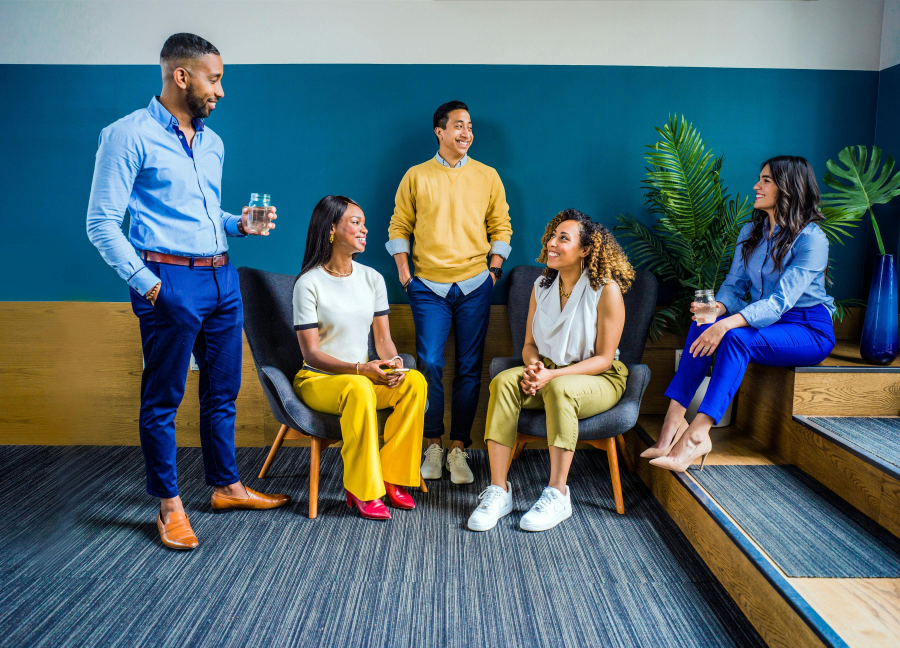
#> input picture Images/imagen2.jpg, 3600 x 2591 px, given in place of person.png, which was not available (shown at 1/4 size)
$ jupyter execute --allow-errors Lab3.ipynb   (text cells are left out)
#> lines starting #> are read from the running program, lines starting #| are printed output that depends on the picture; after the words box and inside, x2 and y2 are one past the last pixel; in counts of white or black regions, pixels touching at a corner belong together; pictures that were not available may be replaced by others from this repository, and a replacement may not be noted
[cell 1]
import cv2
import numpy as np
import matplotlib.pyplot as plt
from skimage.color import rgb2gray
from scipy.signal import correlate2d

[cell 2]
def preprocess_image(image, k=1):
    """
    Carga y preprocesa una imagen desde la ruta especificada.
    La imagen se convierte a escala de grises y se redimensiona a un tamaño específico.
    El tamaño de la imagen resultante es (128k, 64k) donde k es un factor de escala.

    Args:
        image (numpy.ndarray): Imagen de entrada en formato RGB.
        k (int): Factor de escala para redimensionar la imagen. Por defecto es 1.

    Returns:
        numpy.ndarray: Imagen preprocesada en formato float32.
    """
    # Verificar que k sea válido
    if k < 1:
        raise ValueError("k debe ser mayor o igual a 1")

    # Convertir a escala de grises
    gray_image = rgb2gray(image)  # devuelve una imagen en float64 [0, 1]

    # Redimensionar la imagen al tamaño (128k, 64k)
    new_size = (64 * k, 128 * k)  # (ancho, alto)
    resized_image = cv2.resize(gray_image, new_size, interpolation=cv2.INTER_AREA) # Cambiar el orden a (alto, ancho)

    # Convertir a float32 si se desea trabajar en precisión simple
    return resized_image.astype(np.float32)

[cell 3]
image = cv2.imread("Images/person.png") # Cargar la imagen
#> image is the input picture: shape (2591, 3600, 3); mean B, G, R 111.4, 105.5, 84.8

k = 1  # Factor de escala

processed = preprocess_image(image, k) # Preprocesar la imagen
#> in preprocess_image, `gray_image = rgb2gray(image)`:
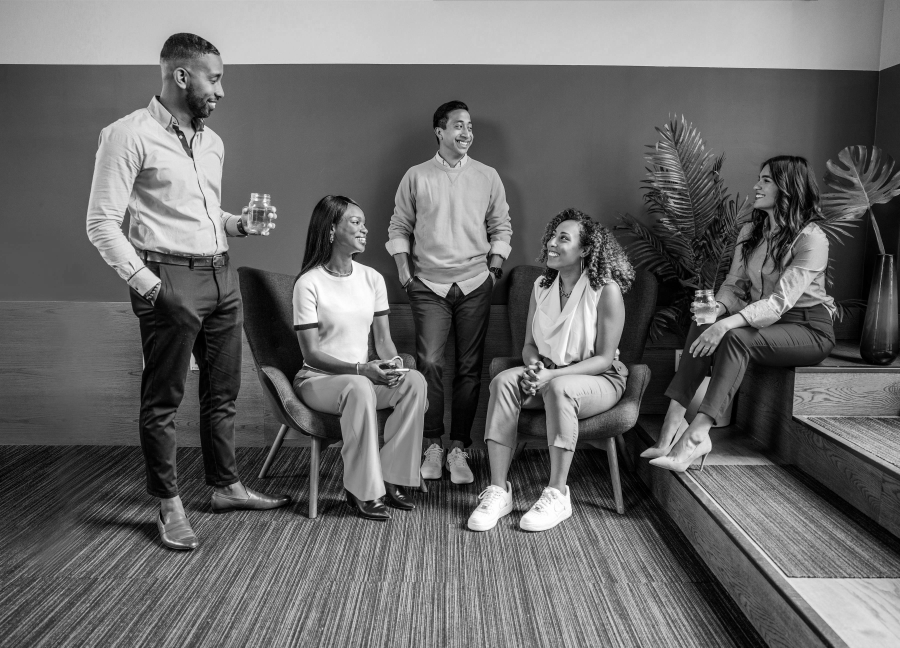
#> gray_image: shape (2591, 3600) float64 (shown at 1/4 size); min 0, max 1, mean 0.413

# Mostrar la imagen original y la preprocesada
plt.figure(figsize=(10, 4))

# Mostrar la imagen original
plt.subplot(1, 2, 1)
plt.title('Imagen Original')
plt.imshow(image)
plt.axis('off')

# Mostrar la imagen preprocesada
plt.subplot(1, 2, 2)
plt.title(f'Preprocesada (128k x 64k)\nk = {k}')
plt.imshow(processed, cmap='gray')
plt.axis('off')

# Ajustar el espaciado entre subgráficas
plt.tight_layout()
plt.show()
#> figure, not shown here; B, G, R data is drawn as R, G, B

print(f"Imagen preprocesada de tamaño: {processed.shape}")
#| Imagen preprocesada de tamaño: (128, 64)

[cell 4]
def compute_gradient(I, sobel=True):
    """
    Calcula la magnitud y ángulo del gradiente de una imagen en escala de grises.
    Utiliza filtros de Sobel o Prewitt según lo especificado.

    Args:
        I (numpy.ndarray): Imagen en escala de grises (float32 o float64).
        sobel (bool): True para usar Sobel, False para usar Prewitt.

    Returns:
        tuple: (magnitud mu, ángulo theta) ambos del mismo tamaño que I.
    """
    # Seleccionar el filtro según el parámetro 'sobel'
    if sobel:
        # Filtros de Sobel
        kernel_x = np.array([[-1, -2, -1],
                             [ 0,  0,  0],
                             [ 1,  2,  1]])
        kernel_y = np.array([[-1, 0, 1],
                             [-2, 0, 2],
                             [-1, 0, 1]])
    else:
        # Filtros de Prewitt
        kernel_x = np.array([[-1, -1, -1],
                             [ 0,  0,  0],
                             [ 1,  1,  1]])
        kernel_y = np.array([[-1, 0, 1],
                             [-1, 0, 1],
                             [-1, 0, 1]])

    # Correlaciones con padding para mantener el tamaño
    Gx = correlate2d(I, kernel_x, mode='same', boundary='symm')
    Gy = correlate2d(I, kernel_y, mode='same', boundary='symm')

    # Magnitud del gradiente
    mu = np.sqrt(Gx ** 2 + Gy ** 2)

    # Ángulo en grados, normalizado a [0, 180)
    theta = np.arctan2(-Gy, Gx) * (180.0 / np.pi)
    theta = np.mod(theta, 180.0)

    # Retornar magnitud y ángulo como float32
    return mu.astype(np.float32), theta.astype(np.float32)

[cell 5]
# Obtener la imagen preprocesada en escala de grises
gray_image = preprocess_image(image, k=k)

# Aplicar suavizado a la imagen para reducir ruido antes del gradiente
gray_image = cv2.GaussianBlur(gray_image, (3, 3), sigmaX=1)
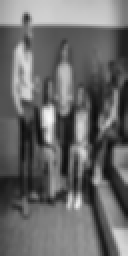
#> gray_image: shape (128, 64) float32 (shown 2 times larger); min 0.0481, max 0.973, mean 0.413

# Calcular gradientes
mu, theta = compute_gradient(gray_image, sobel=True)
#> in compute_gradient, `Gx = correlate2d(I, kernel_x, mode='same', boundary='symm')`:
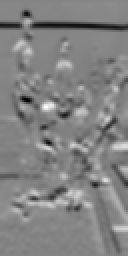
#> Gx: shape (128, 64) float64 (shown 2 times larger); min -1.57, max 1.46, mean -0.0152; drawn with min black and max white
#> in compute_gradient, `Gy = correlate2d(I, kernel_y, mode='same', boundary='symm')`:
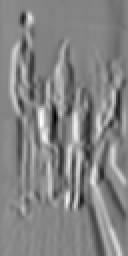
#> Gy: shape (128, 64) float64 (shown 2 times larger); min -2.31, max 2.14, mean 0.00199; drawn with min black and max white
#> in compute_gradient, `mu = np.sqrt(Gx ** 2 + Gy ** 2)`:
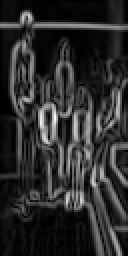
#> mu: shape (128, 64) float64 (shown 2 times larger); min 0.000928, max 2.31, mean 0.411; drawn with min black and max white
#> in compute_gradient, `theta = np.arctan2(-Gy, Gx) * (180.0 / np.pi)`:
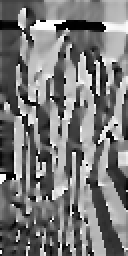
#> theta: shape (128, 64) float64 (shown 2 times larger); min -180, max 179.9, mean -9; drawn with min black and max white
#> in compute_gradient, `theta = np.mod(theta, 180.0)`:
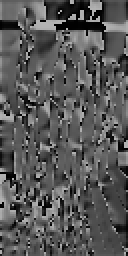
#> theta: shape (128, 64) float64 (shown 2 times larger); min 0.0195, max 179.9, mean 87.6

# Mostrar la magnitud del gradiente
plt.figure(figsize=(10, 4))
plt.subplot(1, 2, 1)
plt.title("Magnitud del Gradiente (μ)")
plt.imshow(mu, cmap='gray')
plt.axis('off')

# Mostrar el ángulo del gradiente
plt.subplot(1, 2, 2)
plt.title("Ángulo del Gradiente (θ)")
plt.imshow(theta, cmap='hsv')
plt.axis('off')
plt.show()

# Confirmar tamaños
print("mu shape:", mu.shape)
#| mu shape: (128, 64)
print("theta shape:", theta.shape)
#| theta shape: (128, 64)

[cell 6]
def extract_blocks(mu, theta, block_size=8, stride=None):
    """
    Construye un stack de bloques (mu y theta) a partir de las matrices de gradiente.

    Args:
        mu (ndarray): Matriz de magnitud del gradiente (shape: H x W).
        theta (ndarray): Matriz de ángulo del gradiente (shape: H x W).
        block_size (int): Tamaño del bloque cuadrado (debe ser múltiplo de 4).
        stride (int): Desplazamiento entre bloques. Si es None, se calcula como block_size // 2.

    Returns:
        tuple: (stack_mu, stack_theta, M, N) donde:
            - stack_mu: Stack de bloques de magnitud del gradiente.
            - stack_theta: Stack de bloques de ángulo del gradiente.
            - M: Número de bloques en la dirección vertical.
            - N: Número de bloques en la dirección horizontal.
    """
    # Verificar que el tamaño del bloque sea múltiplo de 4

    if block_size % 4 != 0:
        raise ValueError("El tamaño del bloque debe ser múltiplo de 4")

    # Obtener dimensiones de la imagen
    H, W = mu.shape

    # Verificar si se da el stride, si no se da, se calcula como block_size // 2
    if stride is None:
        stride = block_size // 2 # Desplazamiento por defecto
        M = (H // stride) - 1
        N = (W // stride) - 1
    else:
        # Si se da el stride, se calcula M y N
        # M y N son el número de bloques en la dirección vertical y horizontal respectivamente
        M = (H - block_size) // stride + 1
        N = (W - block_size) // stride + 1

    # Inicializar stacks para mu y theta
    # El tamaño de stack_mu y stack_theta es (M*N, block_size, block_size)
    stack_mu = np.zeros((M * N, block_size, block_size), dtype=np.float32)
    stack_theta = np.zeros_like(stack_mu)

    # Extraer bloques de mu y theta
    index = 0
    for i in range(M):
        for j in range(N):
            # Calcular el índice de inicio para el bloque actual
            # stride es el desplazamiento entre bloques
            start_i = i * stride
            start_j = j * stride

            # Calcular el bloque de mu y theta
            block_mu = mu[start_i:start_i + block_size, start_j:start_j + block_size]
            block_theta = theta[start_i:start_i + block_size, start_j:start_j + block_size]

            # Verificar que el bloque tenga el tamaño correcto
            # Si el bloque tiene el tamaño correcto, se agrega al stack
            if block_mu.shape == (block_size, block_size):
                stack_mu[index] = block_mu
                stack_theta[index] = block_theta
                index += 1
            # Si no tiene el tamaño exacto, se ignora el bloque

    # Retornar los stacks de bloques
    return stack_mu, stack_theta, M, N

[cell 7]
block_size = 8 # Tamaño del bloque
stack_mu, stack_theta, M, N = extract_blocks(mu, theta, block_size=block_size, stride=block_size) # Extraer bloques
#> after the loop in extract_blocks, `for i in range(M):`: index = 128
#> M = 16; N = 8

# Mostrar el tamaño de los stacks
print("Shape de stack_mu:", stack_mu.shape)
#| Shape de stack_mu: (128, 8, 8)
print("Shape de stack_theta:", stack_theta.shape)
#| Shape de stack_theta: (128, 8, 8)

[cell 8]
def compute_histograms(stack_mu, stack_theta, n_bins=9, epsilon=1e-6):
    """
    Calcula el histograma de orientaciones para cada bloque usando interpolación bilineal.

    Args:
        stack_mu (ndarray): Magnitudes por bloque, shape (MN, block_size, block_size)
        stack_theta (ndarray): Ángulos por bloque, shape (MN, block_size, block_size)
        n_bins (int): Número de bines del histograma (e.g. 9)
        epsilon (float): Valor pequeño para evitar división por cero al normalizar

    Returns:
        H_out (ndarray): Histograma normalizado por bloque, shape (MN, n_bins)
    """
    # Obtener dimensiones de los stacks
    MN, H, W = stack_mu.shape

    # Obtener el ancho de los bines y los centros de los bines
    bin_width = 180 / n_bins
    bin_centers = np.linspace(bin_width / 2, 180 - bin_width / 2, n_bins)

    # Inicializar el histograma de salida
    H_out = np.zeros((MN, n_bins), dtype=np.float32)

    # Recorrer cada bloque y calcular el histograma
    for idx in range(MN):
        # Inicializar el histograma para el bloque actual
        hist = np.zeros(n_bins, dtype=np.float32)

        # Obtener el bloque de magnitudes y ángulos
        for i in range(H):
            for j in range(W):
                theta = stack_theta[idx, i, j]
                mu = stack_mu[idx, i, j]

                # Encontrar los dos bines más cercanos
                bin_index = theta / bin_width
                b1 = int(np.floor(bin_index)) % n_bins
                b2 = (b1 + 1) % n_bins

                # Centros de bines b1 y b2
                b1_center = bin_centers[b1]
                b2_center = bin_centers[b2]

                # Calcular pesos (interpolación lineal)
                w1 = abs(b2_center - theta) / bin_width
                w2 = abs(theta - b1_center) / bin_width
                w_sum = w1 + w2

                # Normalizar pesos
                if w_sum > 0:
                    w1 /= w_sum
                    w2 /= w_sum

                # Acumular votos
                hist[b1] += w1 * mu
                hist[b2] += w2 * mu

        # Normalización L2 (Euclideana)
        norm = np.sqrt(np.sum(hist ** 2) + epsilon)
        hist /= norm

        # Agregar el histograma normalizado al resultado
        H_out[idx] = hist

    return H_out

[cell 9]
# Obtener el histograma de orientaciones para cada bloque
H = compute_histograms(stack_mu, stack_theta, n_bins=9)

# Mostrar el tamaño del histograma final
print("Shape del histograma final:", H.shape)  # (MN, n)
#| Shape del histograma final: (128, 9)

[cell 10]
def draw_block_histogram(hist, block_size=8, n_bins=9):
    """
    Dibuja una imagen visual de tamaño block_size x block_size para un histograma de gradientes.
    Las líneas se escalan proporcionalmente a la magnitud del bin (sin threshold agresivo).

    Args:
        hist (ndarray): Histograma de tamaño (n_bins,)
        block_size (int): Tamaño del bloque (e.g. 8)
        n_bins (int): Número de bines

    Returns:
        image (ndarray): Imagen 2D en escala de grises del bloque visual
    """
    bin_width = 180 / n_bins
    center = block_size // 2
    max_len = block_size // 2 - 1  # longitud máxima de línea

    image = np.zeros((block_size, block_size), dtype=np.float32)

    for i in range(n_bins):
        if hist[i] < 0.05:
            continue
        angle = np.deg2rad(i * bin_width + bin_width / 2)

        # Escalar la longitud según la magnitud del histograma
        length = hist[i] * max_len
        dx = np.cos(angle) * length
        dy = np.sin(angle) * length

        x1 = int(round(center - dx))
        y1 = int(round(center - dy))
        x2 = int(round(center + dx))
        y2 = int(round(center + dy))

        # Dibujar la línea con intensidad proporcional
        cv2.line(image, (x1, y1), (x2, y2), color=float(hist[i]), thickness=1)

    return image

[cell 11]
def build_visualization(H, block_size=8, grid_shape=None, n_bins=9):
    """
    Construye la imagen visual completa de direcciones a partir de los histogramas por bloque.

    Args:
        H (ndarray): Histograma por bloque, shape (M*N, n_bins)
        block_size (int): Tamaño de bloque (e.g. 8)
        grid_shape (tuple): (M, N) número de bloques en alto y ancho
        n_bins (int): Número de bines por histograma

    Returns:
        full_image (ndarray): Imagen final en escala de grises con visualización de orientaciones
    """
    if grid_shape is None:
        M = N = int(np.sqrt(len(H)))
    else:
        M, N = grid_shape

    H_img = np.zeros((M * block_size, N * block_size), dtype=np.float32)

    for idx, hist in enumerate(H):
        i = idx // N
        j = idx % N
        block_img = draw_block_histogram(hist, block_size, n_bins)
        H_img[i*block_size:(i+1)*block_size, j*block_size:(j+1)*block_size] = block_img

    # Escalar la imagen para mejor visualización (opcional)
    if H_img.max() > 0:
        H_img /= H_img.max()

    return H_img

[cell 12]
# Construir la imagen de direcciones a partir de los histogramas
visual_image = build_visualization(H, block_size=block_size, grid_shape=(M, N))
#> the loop in build_visualization, `for idx, hist in enumerate(H):` made 128 passes
#> (i, j) on passes 2, 3, 7, 9, 10, 11, 12, 13, 14, 15, 16, 18: (0, 1), (0, 2), (0, 6), (1, 0), (1, 1), (1, 2), (1, 3), (1, 4), (1, 5), (1, 6), (1, 7), (2, 1)
#> (hist, i, j) on passes 1, 4, 5, 6, 8, 17: ([0, 0, 0, 0, 0.116, 0.983, 0.14, 0.03, 0.00752], 0, 0), ([0.229, 0.343, 0.829, 0.362, 0.0935, 0.019, 0, 0, 0.0456], 0, 3), ([0.906, 0.405, 0.0597, 0.017, 0.00522, 0, 0, 0, 0.107], 0, 4), ([0.735, 0.214, 0.0405, 0.0116, 0, 0, 0.0285, 0.0258, 0.641], 0, 5), ([0.00273, 0.0158, 0.0158, 0.684, 0.72, 0.111, 0, 0, 0], 0, 7), ([0, 0, 0, 0, 0.424, 0.85, 0.313, 0.0131, 0], 2, 0)
#> after the loop in build_visualization, `for idx, hist in enumerate(H):`:
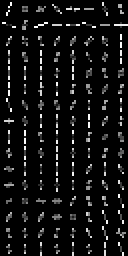
#> H_img: shape (128, 64) float32 (shown 2 times larger); min 0, max 0.994, mean 0.0663
#> in build_visualization, `H_img /= H_img.max()`: H_img: shape (128, 64) float32; 12.32% of pixels changed, all inside (x1, y1, x2, y2) = (1, 1, 64, 128)

# Mostrar junto a la imagen original
plt.figure(figsize=(10, 5))

# Imagen original
plt.subplot(1, 2, 1)
plt.title("Imagen Original")
plt.imshow(processed, cmap='gray')
plt.axis('off')

# Imagen de direcciones
plt.subplot(1, 2, 2)
plt.title("Imagen de Direcciones por bloques")
plt.imshow(visual_image, cmap='gray')

# Dibujar líneas de cuadrícula (opcional para visualización)
for y in range(0, visual_image.shape[0], block_size):
    plt.axhline(y=y, color='red', linewidth=0.8)
for x in range(0, visual_image.shape[1], block_size):
    plt.axvline(x=x, color='red', linewidth=0.8)

plt.axis('off')
plt.tight_layout()
plt.show()
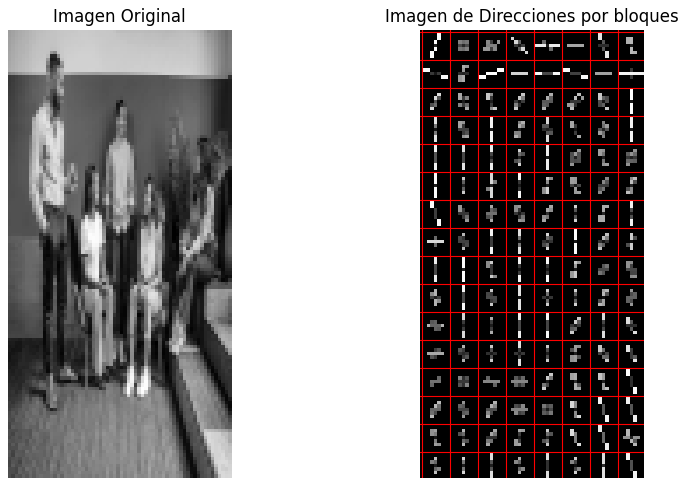
#> figure drawn by matplotlib, 2 panels

[cell 13]
from skimage.feature import hog

# Calcular HOG con scikit-image
fd, hogI = hog(
    processed,
    orientations=9,
    pixels_per_cell=(8, 8),
    cells_per_block=(2, 2),
    visualize=True,
    feature_vector=True
)
#> fd = 3780 values, max 0.69 at index 130, min 0 at index 2, mean 0.121

[cell 14]
# Comparación de la implementación propia con la de skimage
plt.figure(figsize=(12, 6))

# Implementación propia from scratch
plt.subplot(1, 2, 1)
plt.title("HOG - Implementación Propia")
plt.imshow(visual_image, cmap='gray')
plt.axis('off')

# Implementación de skimage
plt.subplot(1, 2, 2)
plt.title("HOG - skimage")
plt.imshow(hogI, cmap='gray')
plt.axis('off')

plt.tight_layout()
plt.show()
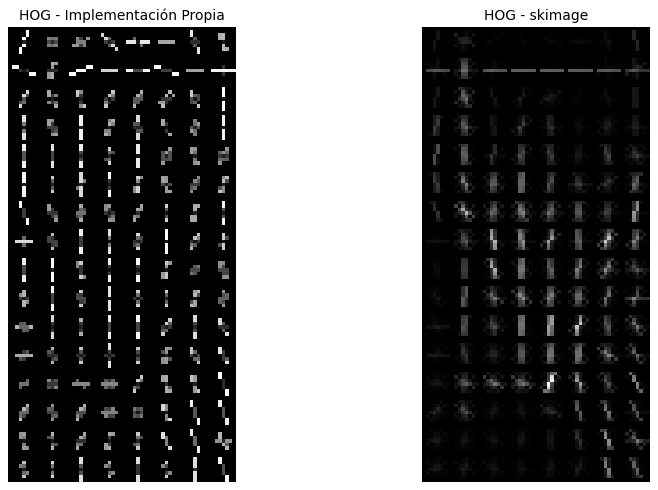
#> figure drawn by matplotlib, 2 panels

$ run again, on Images/imagen3.jpg
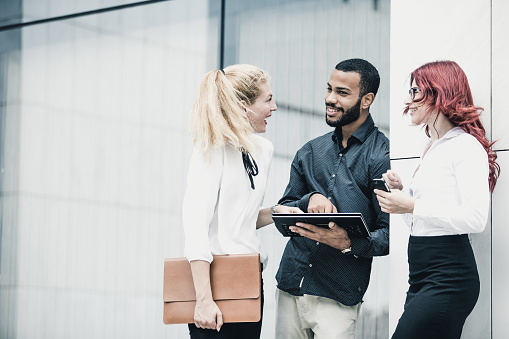
#> input picture Images/imagen3.jpg, 509 x 339 px, given in place of person.png, which was not available
#> image is the input picture: shape (339, 509, 3); mean B, G, R 185.2, 185.1, 184
#| Imagen preprocesada de tamaño: (128, 64)
#> in compute_gradient, `theta = np.mod(theta, 180.0)`:
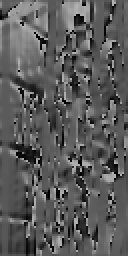
#> theta: shape (128, 64) float64 (shown 2 times larger); min 0, max 179.9, mean 90.9
#| mu shape: (128, 64)
#| theta shape: (128, 64)
#> after the loop in extract_blocks, `for i in range(M):`: index = 128
#> `stack_mu, stack_theta, M, N = extract_blocks(mu, theta, block_size=blo..`: M = 16; N = 8
#| Shape de stack_mu: (128, 8, 8)
#| Shape de stack_theta: (128, 8, 8)
#| Shape del histograma final: (128, 9)
#> the loop in build_visualization, `for idx, hist in enumerate(H):` made 128 passes
#> (i, j) on passes 1, 2, 3, 4, 6, 7, 8, 9: (0, 0), (0, 1), (0, 2), (0, 3), (0, 5), (0, 6), (0, 7), (1, 0)
#> fd = 3780 values, max 0.588 at index 1260, min 0 at index 15, mean 0.108
#> `plt.show()`:
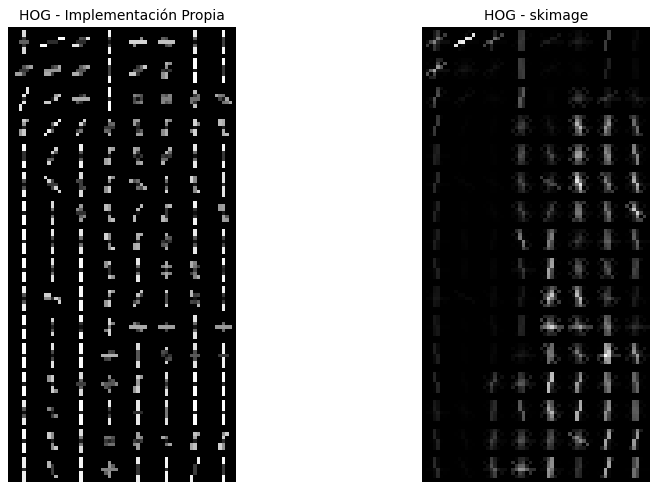
#> figure drawn by matplotlib, 2 panels
